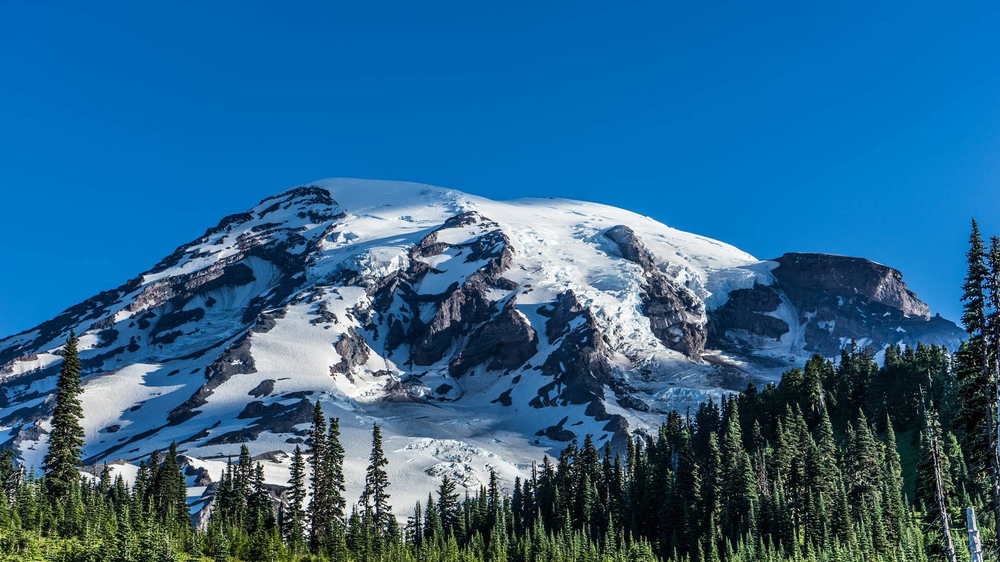
#> input picture imgs/image1.png, 1000 x 562 px, shrunk from 1920 x 1080 before the run
$ jupyter execute Untitled.ipynb
#> lines starting #> are read from the running program, lines starting #| are printed output that depends on the picture
[cell 1]
# will be use to handle image processing
import cv2 as cv
import numpy as np
# used to show the results
from matplotlib import pyplot as plt

[cell 2]
def show(img, width):
    img_rgb = cv.cvtColor(img, cv.COLOR_BGR2RGB)

    # Set desired width and aspect ratio preservation
    desired_width = width  # Adjust this value for your desired width

    # Calculate height based on image aspect ratio and desired width
    img_height, img_width, _ = img_rgb.shape  # Get image height and width
    aspect_ratio = img_height / img_width
    new_height = desired_width * aspect_ratio

    # Create figure with desired width and calculated height
    plt.figure(figsize=(desired_width, new_height))

    # Hide axis and adjust layout for full width
    plt.axis('off')
    plt.subplots_adjust(left=0, right=1, top=1, bottom=0)

    # Display the image
    plt.imshow(img_rgb)
    plt.show()

[cell 3]
path = "./imgs/image1.png"
img = cv.imread(path)
#> img is the input picture: shape (562, 1000, 3); mean B, G, R 140.9, 100.5, 42

[cell 4]
show(img, 14)

[cell 5]
b,g,r = cv.split(img)
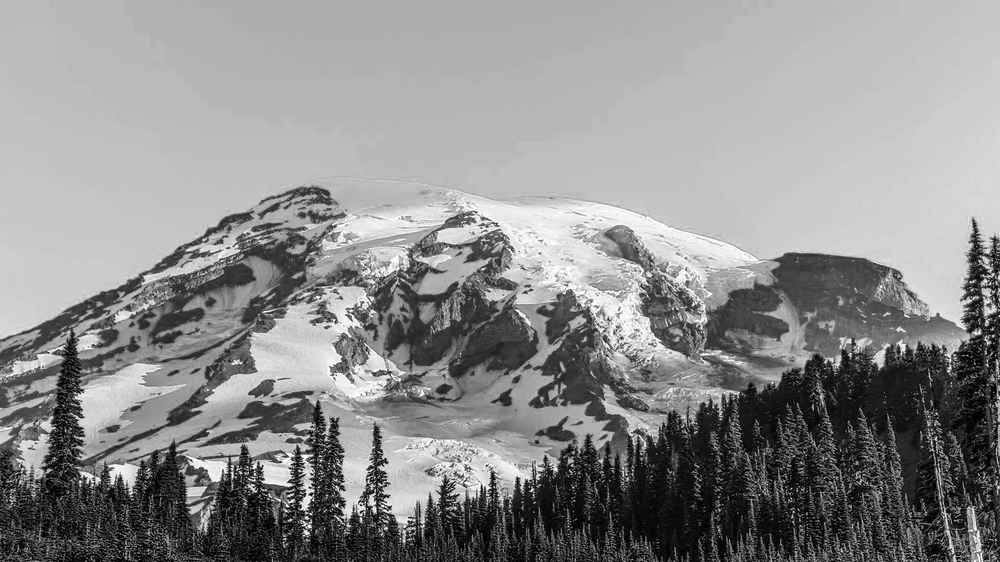
#> b: shape (562, 1000); min 0, max 255, mean 140.9
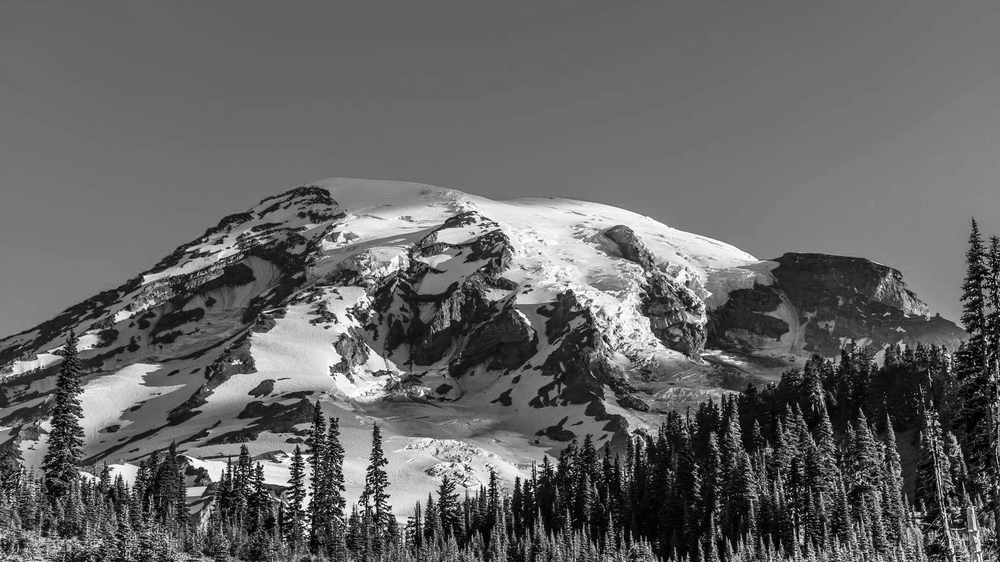
#> g: shape (562, 1000); min 0, max 255, mean 100.5
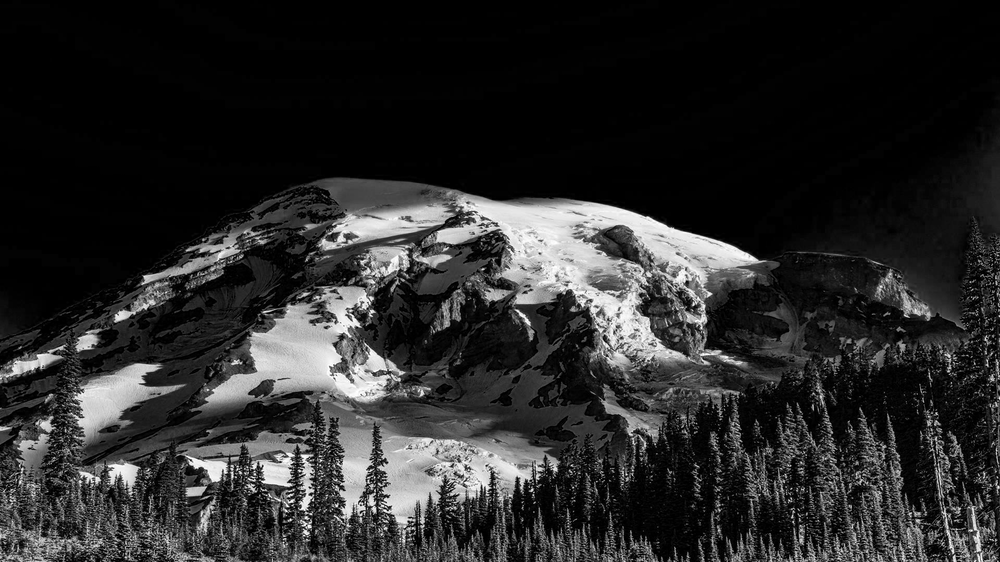
#> r: shape (562, 1000); min 0, max 255, mean 42

blank = np.zeros(img.shape[:2], dtype='uint8')

blue = cv.merge([b, blank, blank])
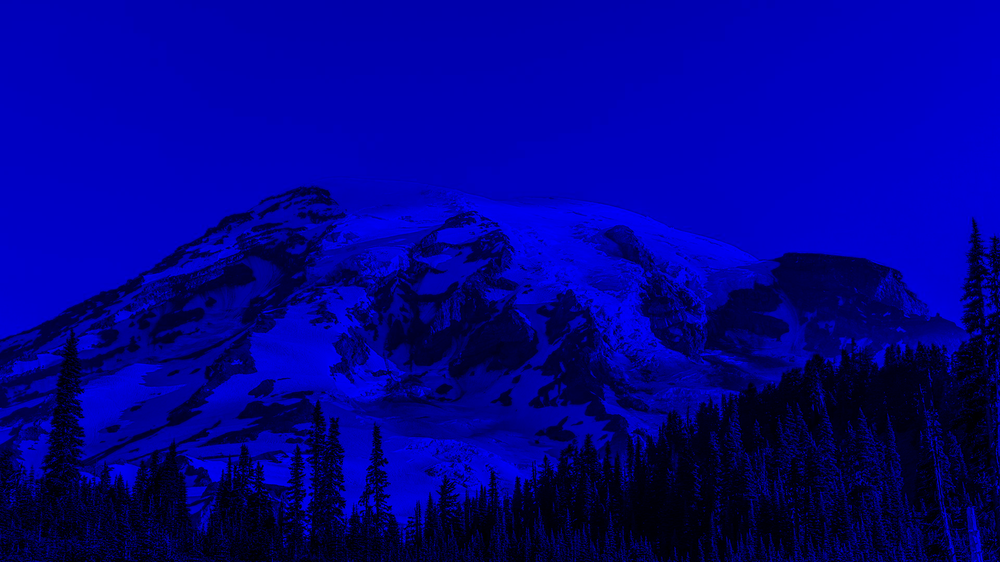
#> blue: shape (562, 1000, 3); mean of channels 0, 1, 2 140.9, 0, 0; drawn as B, G, R
green = cv.merge([blank, g, blank])
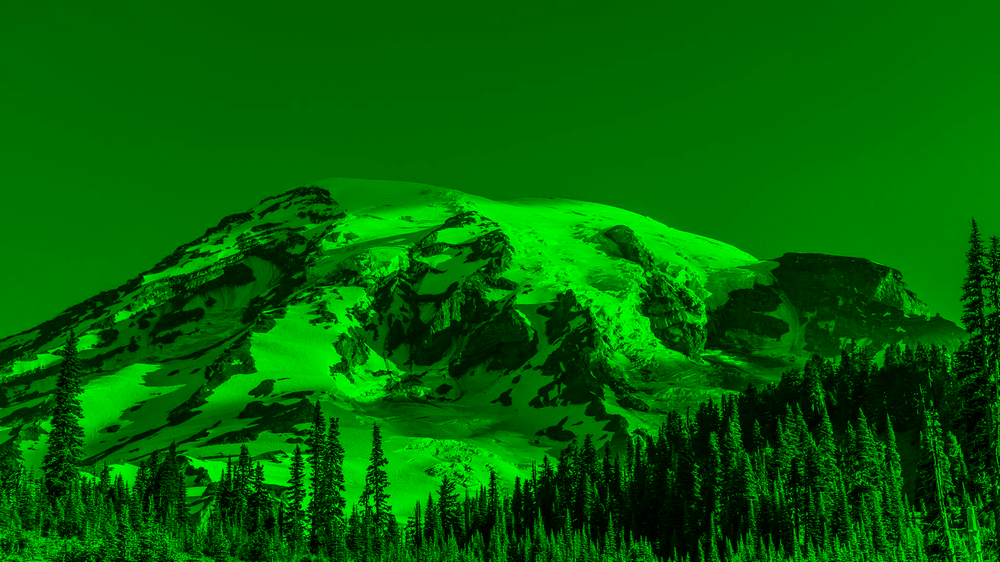
#> green: shape (562, 1000, 3); mean of channels 0, 1, 2 0, 100.5, 0; drawn as B, G, R
red = cv.merge([blank, blank, r])
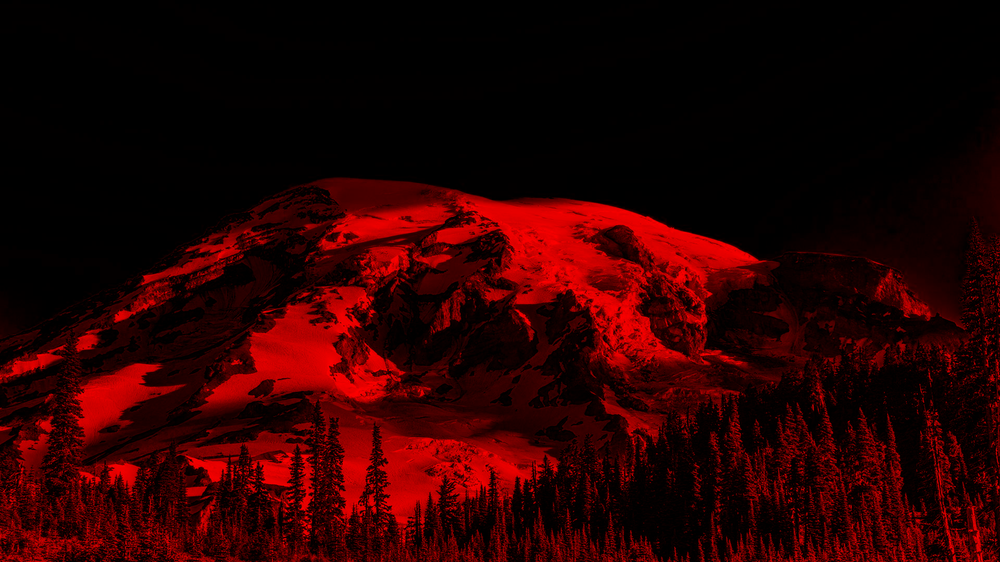
#> red: shape (562, 1000, 3); mean of channels 0, 1, 2 0, 0, 42; drawn as B, G, R

[cell 6]
channels_img_width = 4
show(blue, channels_img_width)
show(green, channels_img_width)
show(red, channels_img_width)
